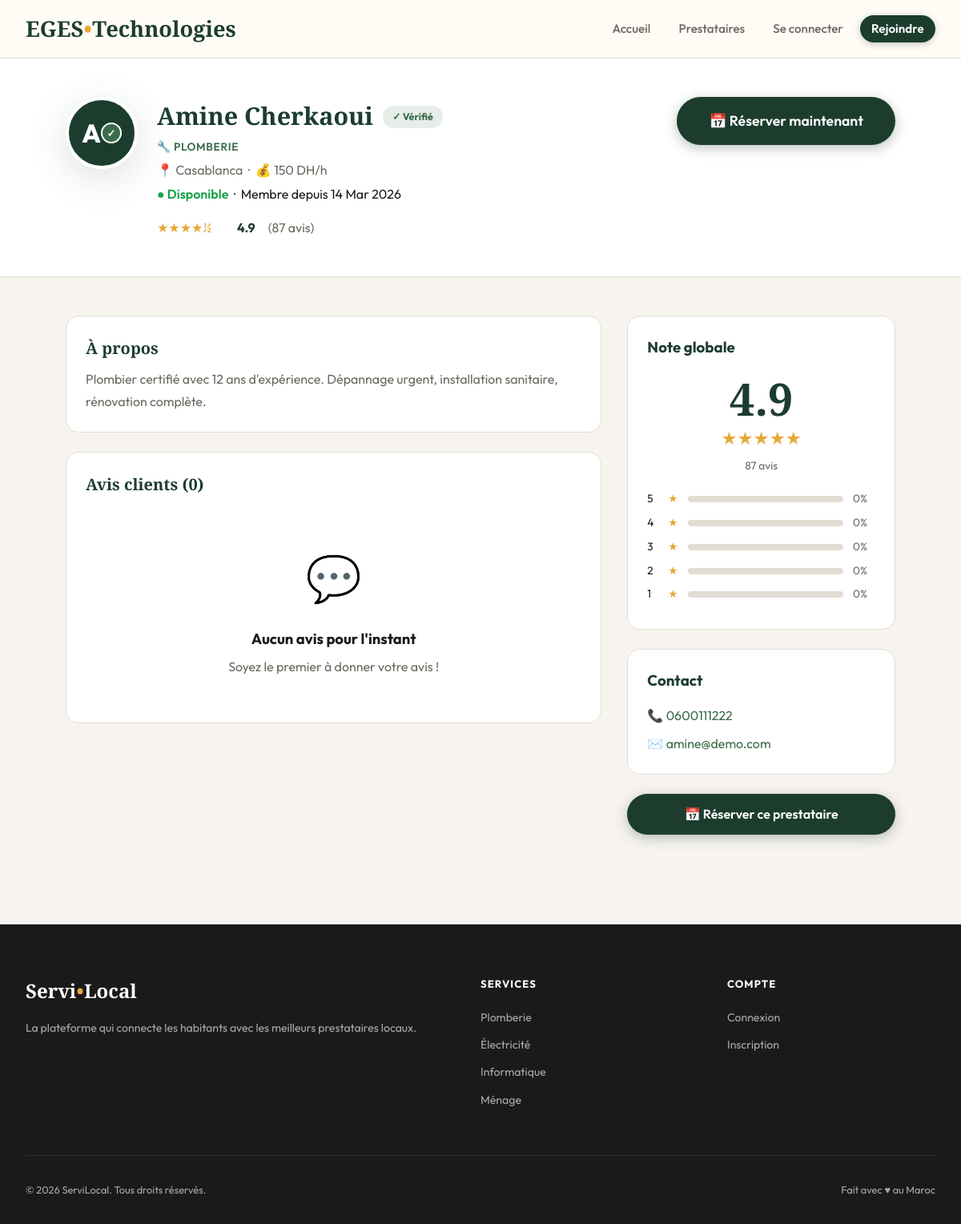
The page /provider.php?id=1 on the database its author committed.
### tables this page shows
CREATE TABLE `providers` (
  `id` int(11) NOT NULL,
  `user_id` int(11) NOT NULL,
  `category` varchar(80) NOT NULL,
  `city` varchar(100) NOT NULL,
  `price` varchar(80) DEFAULT 'Sur devis',
  `description` text DEFAULT NULL,
  `avatar_color` varchar(10) DEFAULT '#2C5F2D',
  `is_available` tinyint(1) NOT NULL DEFAULT 1,
  `is_verified` tinyint(1) NOT NULL DEFAULT 0,
  `rating` decimal(3,2) NOT NULL DEFAULT 0.00,
  `review_count` int(11) NOT NULL DEFAULT 0,
  `created_at` timestamp NOT NULL DEFAULT current_timestamp(),
  `updated_at` timestamp NOT NULL DEFAULT current_timestamp() ON UPDATE current_timestamp()
);

CREATE TABLE `users` (
  `id` int(11) NOT NULL,
  `name` varchar(100) NOT NULL,
  `email` varchar(150) NOT NULL,
  `password` varchar(255) NOT NULL,
  `phone` varchar(20) DEFAULT NULL,
  `role` enum('user','client','provider','admin') DEFAULT NULL,
  `avatar` varchar(255) DEFAULT NULL,
  `is_active` tinyint(1) NOT NULL DEFAULT 1,
  `created_at` timestamp NOT NULL DEFAULT current_timestamp(),
  `updated_at` timestamp NOT NULL DEFAULT current_timestamp() ON UPDATE current_timestamp()
);

### provider.php (the view, shortened to what this page needs)
<?php
require_once 'db.php';
require_once 'includes/functions.php';
$id = (int)($_GET['id'] ?? 0);
$stmt = $pdo->prepare('
    SELECT p.*, u.name, u.email, u.phone, u.avatar, u.created_at AS member_since
    FROM providers p
    JOIN users u ON u.id = p.user_id
    WHERE p.id = ?
');
$stmt->execute([$id]);
$provider = $stmt->fetch();
$stmt = $pdo->prepare('
    SELECT r.*, u.name AS client_name, u.avatar AS client_avatar
    FROM reviews r
    JOIN users u ON u.id = r.client_id
    WHERE r.provider_id = ?
    ORDER BY r.created_at DESC
    LIMIT 20
');
$stmt->execute([$id]);
$reviews = $stmt->fetchAll();
$ratingDist = [];
?>
<!DOCTYPE html>
<html lang="fr">
<head>
<link rel="stylesheet" href="/servilocal/assets/css/style.css">
</head>
<body>
<?php include 'includes/header.php'; ?>
<div class="provider-hero">
  <div class="provider-hero-inner" style="max-width:1100px;margin:0 auto;display:grid;grid-template-columns:auto 1fr;gap:2rem;align-items:start;padding:0 2rem">
    <div style="display:flex;align-items:flex-start;gap:1.5rem">
      <div class="avatar-lg" style="background:<?= e($provider['avatar_color']) ?>;width:90px;height:90px;font-size:2rem;flex-shrink:0;position:relative;border:4px solid white;box-shadow:var(--shadow-lg)">
        <?php if ($provider['avatar']): ?>
          <img src="/servilocal/uploads/profiles/<?= e($provider['avatar']) ?>" style="width:100%;height:100%;border-radius:50%;object-fit:cover">
        <?php else: ?>
          <?= strtoupper(substr($provider['name'], 0, 1)) ?>
        <?php endif; ?>
        <?php if ($provider['is_verified']): ?>
          <div class="verified-badge" style="width:26px;height:26px;font-size:.8rem" title="Prestataire vérifié">✓</div>
        <?php endif; ?>
      </div>
      <div>
        <div style="display:flex;align-items:center;gap:.75rem;flex-wrap:wrap">
          <h1 style="font-family:'Playfair Display',serif;font-size:1.9rem;font-weight:700;color:var(--forest)"><?= e($provider['name']) ?></h1>
          <?php if ($provider['is_verified']): ?>
            <span style="background:rgba(58,107,74,.12);color:var(--sage);padding:.25rem .75rem;border-radius:50px;font-size:.78rem;font-weight:700">✓ Vérifié</span>
          <?php endif; ?>
        </div>
        <p style="color:var(--sage);font-weight:600;text-transform:uppercase;font-size:.85rem;letter-spacing:.05em;margin-top:.2rem">
          <?= categoryIcon($provider['category']) ?> <?= categoryName($provider['category']) ?>
        </p>
        <p style="color:var(--muted);margin-top:.3rem">📍 <?= e($provider['city']) ?> &nbsp;·&nbsp; 💰 <?= e($provider['price']) ?></p>
        <p style="margin-top:.3rem">
          <?= $provider['is_available']
            ? '<span style="color:var(--green);font-weight:600">● Disponible</span>'
            : '<span style="color:var(--red);font-weight:600">● Indisponible</span>' ?>
          &nbsp;·&nbsp; Membre depuis <?= dateFr($provider['member_since']) ?>
        </p>
        <div style="display:flex;gap:1rem;margin-top:1rem;flex-wrap:wrap">
          <?= stars($provider['rating'] ?? 0) ?>
          <strong style="color:var(--forest)"><?= number_format($provider['rating'] ?? 0, 1) ?></strong>
          <span style="color:var(--muted)">(<?= $provider['review_count'] ?> avis)</span>
        </div>
      </div>
    </div>
    <div style="text-align:right;display:flex;flex-direction:column;gap:.75rem;align-items:flex-end">
      <a href="/servilocal/booking.php?provider=<?= $provider['id'] ?>" class="btn btn-primary" style="padding:1rem 2.5rem;font-size:1.1rem">
        📅 Réserver maintenant
      </a>
    </div>
  </div>
</div>
<div class="section" style="max-width:1100px">
  <div style="display:grid;grid-template-columns:2fr 1fr;gap:2rem;align-items:start">
    <div>
      <div class="card card-body mb-3">
        <h2 class="card-title">À propos</h2>
        <p style="color:var(--muted);line-height:1.75"><?= nl2br(e($provider['description'])) ?></p>
      </div>
      <div class="card card-body">
        <div style="display:flex;align-items:center;justify-content:space-between;margin-bottom:1.5rem">
          <h2 class="card-title" style="margin:0">Avis clients (<?= count($reviews) ?>)</h2>
        </div>
        <?php if (empty($reviews)): ?>
          <div class="empty-state" style="padding:2rem">
            <div class="icon">💬</div>
            <h3>Aucun avis pour l'instant</h3>
            <p>Soyez le premier à donner votre avis !</p>
          </div>
        <?php endif; ?>
      </div>
    </div>
    <div>
      <div class="card card-body mb-3">
        <h3 style="font-weight:700;margin-bottom:1.25rem;color:var(--forest)">Note globale</h3>
        <div style="text-align:center;margin-bottom:1.25rem">
          <div style="font-family:'Playfair Display',serif;font-size:3.5rem;font-weight:700;color:var(--forest);line-height:1"><?= number_format($provider['rating'] ?? 0, 1) ?></div>
          <div style="color:var(--amber);font-size:1.4rem;margin:.3rem 0"><?= str_repeat('★', (int)round($provider['rating'] ?? 0)) . str_repeat('☆', 5 - (int)round($provider['rating'] ?? 0)) ?></div>
          <div style="color:var(--muted);font-size:.85rem"><?= $provider['review_count'] ?> avis</div>
        </div>
        <?php for ($s = 5; $s >= 1; $s--): ?>
          <?php $cnt = $ratingDist[$s] ?? 0; $pct = $provider['review_count'] ? round($cnt / $provider['review_count'] * 100) : 0; ?>
          <div style="display:flex;align-items:center;gap:.75rem;margin-bottom:.5rem;font-size:.85rem">
            <span style="min-width:14px"><?= $s ?></span>
            <span style="color:var(--amber)">★</span>
            <div style="flex:1;background:var(--border);border-radius:50px;height:8px">
            </div>
            <span style="min-width:28px;color:var(--muted)"><?= $pct ?>%</span>
          </div>
        <?php endfor; ?>
      </div>
      <div class="card card-body mb-3">
        <h3 style="font-weight:700;margin-bottom:1rem;color:var(--forest)">Contact</h3>
        <?php if ($provider['phone']): ?>
          <p style="margin-bottom:.6rem">📞 <a href="tel:<?= e($provider['phone']) ?>" style="color:var(--sage);text-decoration:none"><?= e($provider['phone']) ?></a></p>
        <?php endif; ?>
        <p>✉️ <a href="mailto:<?= e($provider['email']) ?>" style="color:var(--sage);text-decoration:none"><?= e($provider['email']) ?></a></p>
      </div>
      <a href="/servilocal/booking.php?provider=<?= $provider['id'] ?>" class="btn btn-primary btn-block">
        📅 Réserver ce prestataire
      </a>
    </div>
  </div>
</div>
<?php include 'includes/footer.php'; ?>
</body>
</html>

### assets/css/style.css (style rules this page uses)
:root { --forest: #1C3D2E; --sage: #3A6B4A; --mint: #7EB89A; --lime: #B5D99C; --cream: #F7F4EF; --warm: #FFFBF5; --amber: #E8A838; --coral: #E05C3A; --sand: #D4C5A9; --text: #1A1A1A; --muted: #6B6860; --border: #E2DDD4; --red: #DC2626; --green: #16A34A; --shadow: 0 4px 24px rgba(28,61,46,.10); --shadow-lg: 0 12px 48px rgba(28,61,46,.15); --radius: 16px; --radius-sm: 10px; }
*, *::before, *::after { margin:0; padding:0; box-sizing:border-box; }
html { scroll-behavior:smooth; }
body { font-family:'Outfit',sans-serif; background:var(--cream); color:var(--text); line-height:1.6; overflow-x:hidden; }
a { color:inherit; }
.btn { display:inline-flex; align-items:center; justify-content:center; gap:.5rem; padding:.8rem 1.8rem; border-radius:50px; border:none; font-family:'Outfit',sans-serif; font-size:1rem; font-weight:600; cursor:pointer; transition:all .25s; text-decoration:none; }
.btn-primary { background:var(--forest); color:white; box-shadow:0 4px 16px rgba(28,61,46,.3); }
.btn-block { width:100%; }
.card { background:white; border-radius:var(--radius); border:1px solid var(--border); overflow:hidden; }
.card-body { padding:1.5rem; }
.card-title { font-family:'Playfair Display',serif; font-size:1.25rem; font-weight:700; color:var(--forest); margin-bottom:.5rem; }
.avatar-lg { width:64px; height:64px; border-radius:50%; border:3px solid white; display:flex; align-items:center; justify-content:center; color:white; font-weight:800; font-size:1.4rem; box-shadow:0 2px 12px rgba(0,0,0,.15); flex-shrink:0; }
.verified-badge { width:20px; height:20px; border-radius:50%; background:var(--sage); color:white; display:flex; align-items:center; justify-content:center; font-size:.65rem; border:2px solid white; }
.section { max-width:1280px; margin:0 auto; padding:3rem 2rem; }
.provider-hero { background:white; border-bottom:1px solid var(--border); padding:3rem 2rem; }
.provider-hero-inner { max-width:1100px; margin:0 auto; display:grid; grid-template-columns:auto 1fr auto; gap:2rem; align-items:start; }
.mb-3 { margin-bottom:1.5rem; }
.empty-state { text-align:center; padding:4rem 2rem; color:var(--muted); }
.empty-state .icon { font-size:3.5rem; margin-bottom:1rem; }
.empty-state h3 { font-size:1.15rem; font-weight:700; color:var(--text); margin-bottom:.5rem; }

### rows shown on the page
providers: user.name "A", user.name "Amine Cherkaoui", category "🔧", category "PLOMBERIE", city "Casablanca", price "150 DH/h", user.created_at "14 Mar 2026", rating "★★★★½", rating "4.9", review_count "87", description "Plombier certifié avec 12 ans d'expérience. Dépannage urgent, installation sanitaire, rénovation complète.", rating "★★★★★", review_count "0", user.phone "0600111222", user.email "amine@demo.com"

### other values the page prints
count($reviews) "0"
